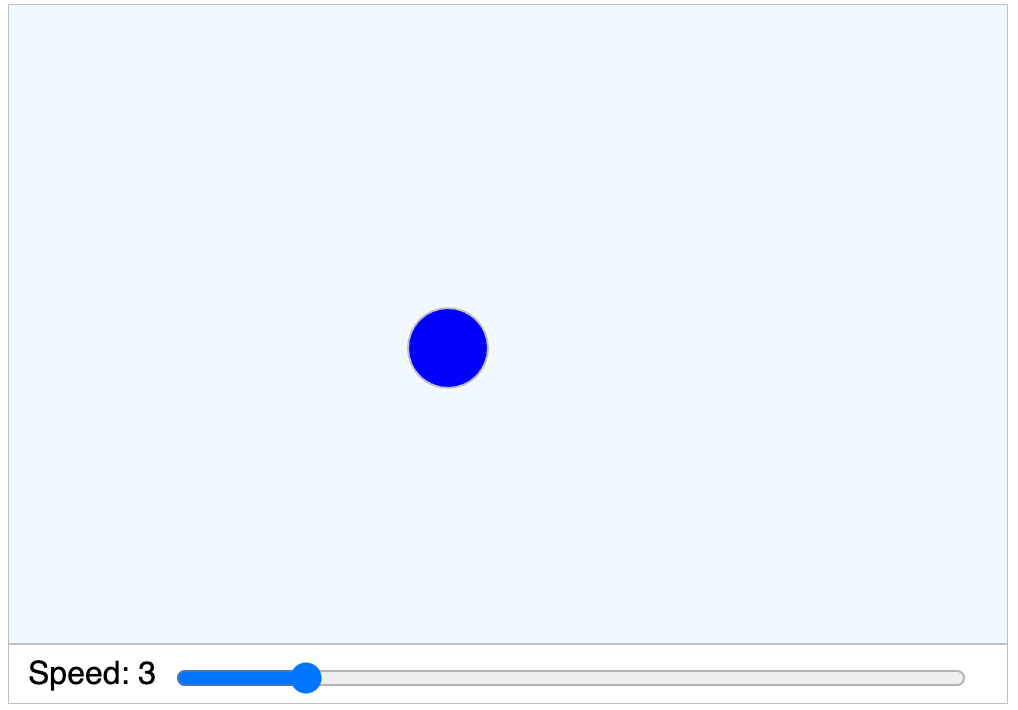
#> input picture .claude-skills/skills/microsim-p5/bouncing-ball.png, 1018 x 710 px
$ python social-media.py ../../skills/microsim-p5/bouncing-ball.png out.png
#> lines starting #> are read from the running program, lines starting #| are printed output that depends on the picture
#> in process_image, img is the input picture: PIL image 1018x710 RGBA; mean R, G, B, A 238.9, 245.4, 253.6, 255
#!/usr/bin/env python3
"""
Social Media Image Resizer

Resizes images to 1200x630 pixels for optimal social media preview display
(Open Graph, Twitter Cards, LinkedIn, etc.)

Usage:
    python social-media.py input.jpg output.jpg [--mode MODE] [--background COLOR]

Modes:
    - fit: Resize to fit within 1200x630, add letterboxing if needed (default)
    - fill: Resize to fill 1200x630, crop excess from center
    - stretch: Stretch to exactly 1200x630 (may distort aspect ratio)
"""

import argparse
import sys
from pathlib import Path
from PIL import Image, ImageOps

# Standard social media preview dimensions
TARGET_WIDTH = 1200
TARGET_HEIGHT = 630


def resize_fit(img: Image.Image, bg_color: str = 'white') -> Image.Image:
    """
    Resize image to fit within 1200x630, adding letterboxing/pillarboxing if needed.
    Maintains aspect ratio without cropping.
    """
#> called with bg_color = 'white'
    # Calculate the aspect ratios
    img_aspect = img.width / img.height
#> img_aspect = 1.43
    target_aspect = TARGET_WIDTH / TARGET_HEIGHT

    # Determine scaling factor
    if img_aspect > target_aspect:
        # Image is wider than target - fit to width
        new_width = TARGET_WIDTH
        new_height = int(TARGET_WIDTH / img_aspect)
    else:
        # Image is taller than target - fit to height
        new_height = TARGET_HEIGHT
        new_width = int(TARGET_HEIGHT * img_aspect)
#> new_width = 903

    # Resize the image
    resized = img.resize((new_width, new_height), Image.Resampling.LANCZOS)

    # Create new image with target dimensions and paste resized image centered
    result = Image.new('RGB', (TARGET_WIDTH, TARGET_HEIGHT), bg_color)
#> result: PIL image 1200x630 RGB; every value is 255
    x_offset = (TARGET_WIDTH - new_width) // 2
#> x_offset = 148
    y_offset = (TARGET_HEIGHT - new_height) // 2
    result.paste(resized, (x_offset, y_offset))
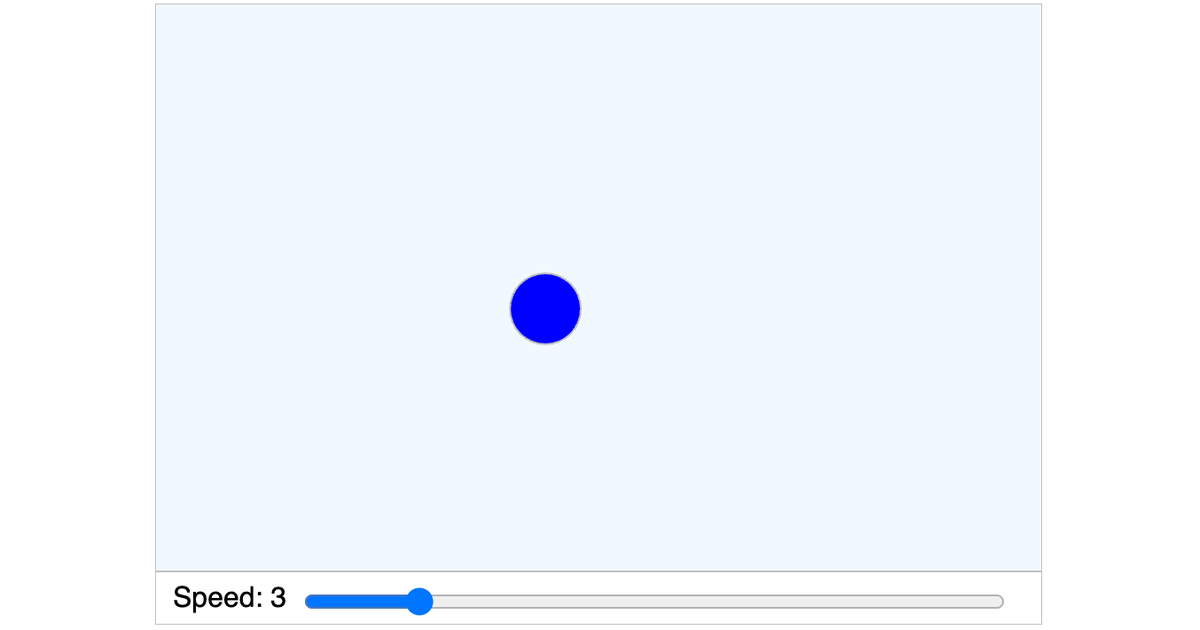
#> result: PIL image 1200x630 RGB; mean R, G, B 242.8, 247.7, 253.9

    return result


def resize_fill(img: Image.Image) -> Image.Image:
    """
    Resize image to fill 1200x630, cropping excess from center.
    Maintains aspect ratio with center cropping.
    """
    # Calculate the aspect ratios
    img_aspect = img.width / img.height
    target_aspect = TARGET_WIDTH / TARGET_HEIGHT

    # Determine scaling factor
    if img_aspect > target_aspect:
        # Image is wider - scale to height and crop width
        new_height = TARGET_HEIGHT
        new_width = int(TARGET_HEIGHT * img_aspect)
    else:
        # Image is taller - scale to width and crop height
        new_width = TARGET_WIDTH
        new_height = int(TARGET_WIDTH / img_aspect)

    # Resize the image
    resized = img.resize((new_width, new_height), Image.Resampling.LANCZOS)

    # Crop from center
    left = (new_width - TARGET_WIDTH) // 2
    top = (new_height - TARGET_HEIGHT) // 2
    right = left + TARGET_WIDTH
    bottom = top + TARGET_HEIGHT

    return resized.crop((left, top, right, bottom))


def resize_stretch(img: Image.Image) -> Image.Image:
    """
    Stretch image to exactly 1200x630.
    May distort aspect ratio but no cropping or letterboxing.
    """
    return img.resize((TARGET_WIDTH, TARGET_HEIGHT), Image.Resampling.LANCZOS)


def process_image(input_path: str, output_path: str, mode: str = 'fit',
                 bg_color: str = 'white', verbose: bool = False) -> bool:
    """
    Process a single image file.

    Args:
        input_path: Path to input image
        output_path: Path for output image
        mode: Resize mode ('fit', 'fill', or 'stretch')
        bg_color: Background color for 'fit' mode
        verbose: Print detailed information

    Returns:
        True if successful, False otherwise
    """
    try:
        # Open the image
        img = Image.open(input_path)

        if verbose:
            print(f"Input: {input_path}")
            print(f"  Size: {img.width}x{img.height}")
            print(f"  Format: {img.format}")
            print(f"  Mode: {img.mode}")

        # Convert to RGB if necessary (handles RGBA, P, L, etc.)
        if img.mode not in ('RGB', 'L'):
            if verbose:
                print(f"  Converting from {img.mode} to RGB")
            img = img.convert('RGB')

        # Apply resize mode
        if mode == 'fit':
            result = resize_fit(img, bg_color)
        elif mode == 'fill':
            result = resize_fill(img)
        elif mode == 'stretch':
            result = resize_stretch(img)
        else:
            print(f"Error: Unknown mode '{mode}'", file=sys.stderr)
            return False

        # Ensure output directory exists
        output_dir = Path(output_path).parent
        output_dir.mkdir(parents=True, exist_ok=True)

        # Save the result
        result.save(output_path, 'JPEG', quality=95, optimize=True)

        if verbose:
            print(f"Output: {output_path}")
            print(f"  Size: {result.width}x{result.height}")
            print(f"  Mode: {mode}")
            print("Success!")
        else:
            print(f"Saved: {output_path}")

        return True

    except FileNotFoundError:
        print(f"Error: Input file not found: {input_path}", file=sys.stderr)
        return False
    except Exception as e:
        print(f"Error processing image: {e}", file=sys.stderr)
        return False


def main():
    parser = argparse.ArgumentParser(
        description='Resize images to 1200x630 for social media previews',
        formatter_class=argparse.RawDescriptionHelpFormatter,
        epilog="""
Examples:
  # Fit image with white letterboxing
  python social-media.py input.jpg output.jpg

  # Fill image with center crop
  python social-media.py input.jpg output.jpg --mode fill

  # Stretch to fit (may distort)
  python social-media.py input.jpg output.jpg --mode stretch

  # Custom background color for letterboxing
  python social-media.py input.jpg output.jpg --background "#1a73e8"
        """
    )

    parser.add_argument(
        'input',
        help='Input image path'
    )
    parser.add_argument(
        'output',
        help='Output image path'
    )
    parser.add_argument(
        '-m', '--mode',
        choices=['fit', 'fill', 'stretch'],
        default='fit',
        help='Resize mode: fit (letterbox), fill (crop), stretch (distort). Default: fit'
    )
    parser.add_argument(
        '-b', '--background',
        default='white',
        help='Background color for fit mode (name or hex code). Default: white'
    )
    parser.add_argument(
        '-v', '--verbose',
        action='store_true',
        help='Print detailed information'
    )

    args = parser.parse_args()

    # Process the image
    success = process_image(
        args.input,
        args.output,
        args.mode,
        args.background,
        args.verbose
    )

    # Exit with appropriate code
    sys.exit(0 if success else 1)
#> (the program exits here)
